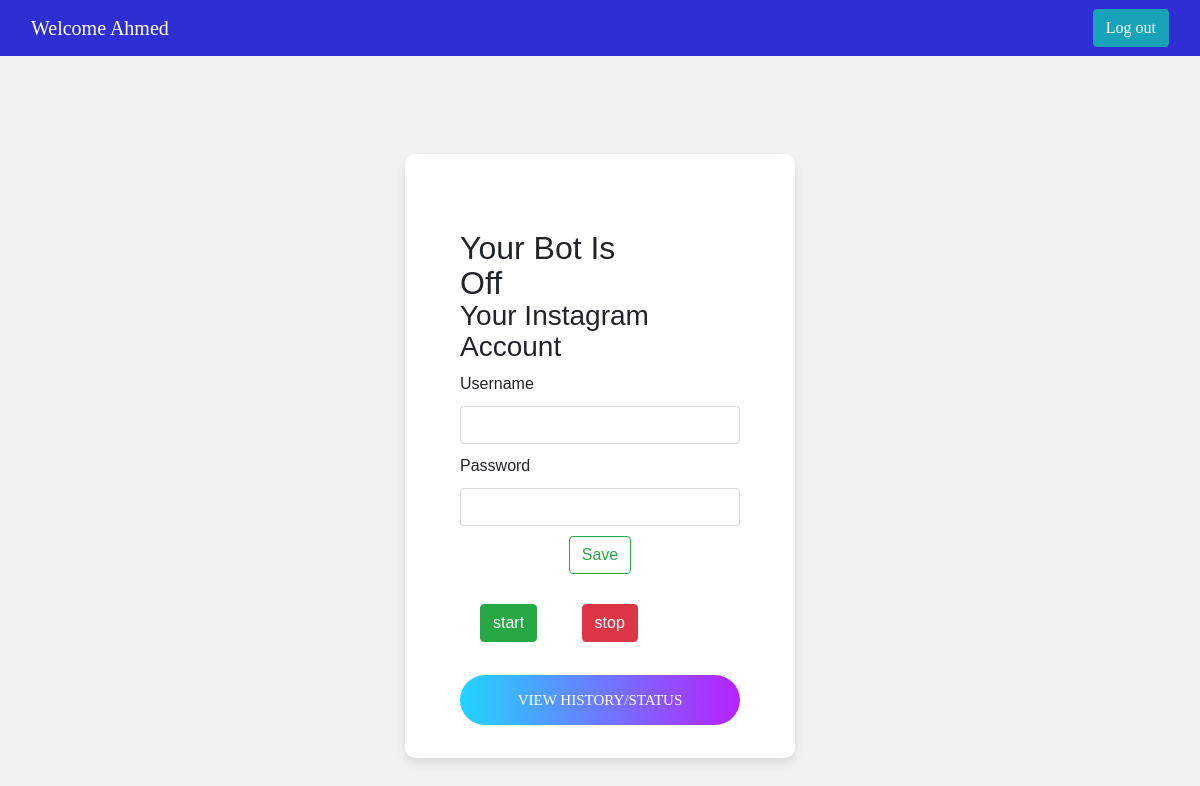
Page /status (signed in) on the earlier database version.
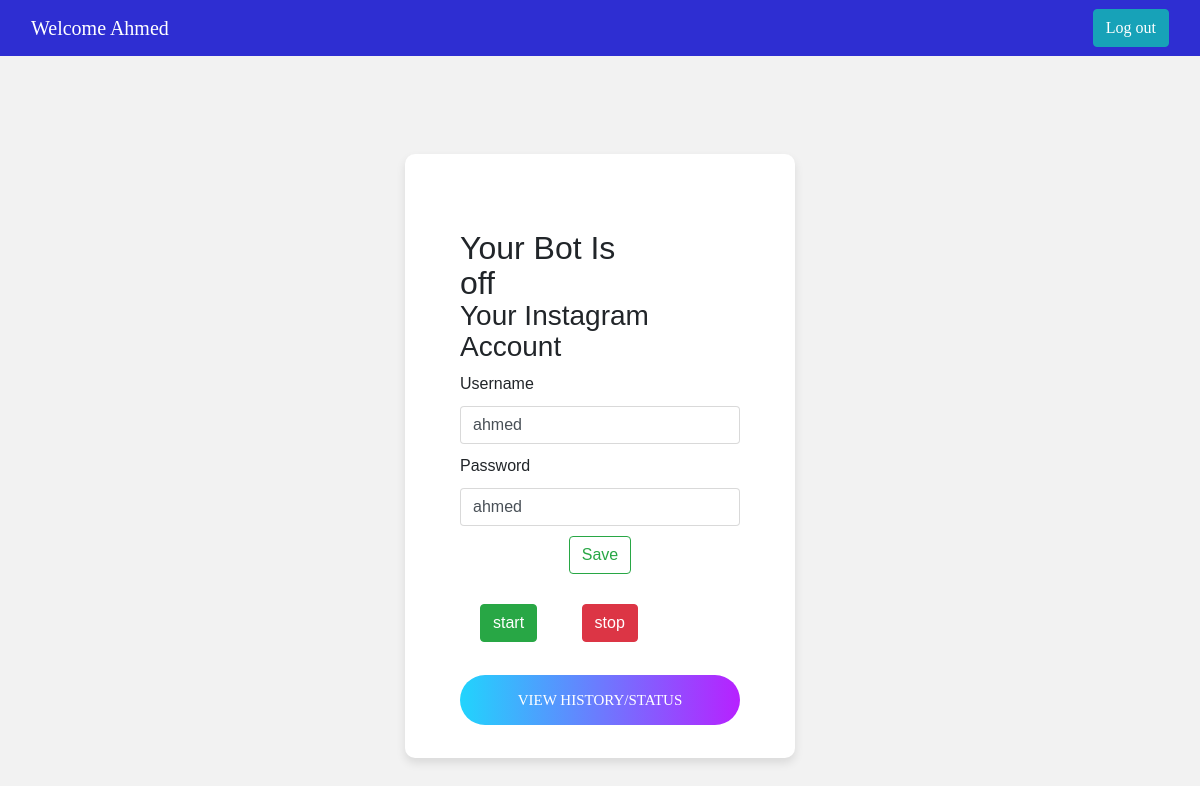
Same page on the later database version.
### insta/models.py (models this page shows)
class Setting(models.Model):
    username = models.CharField(max_length=200, default=None)
    insta_id = models.CharField(max_length=200, default=None)
    insta_pass = models.CharField(max_length=200, default=None)
    status = models.CharField(max_length=200, default="off")

### insta/views.py (the view)
# urls.py: path('status',views.status_page,name="status"),
@login_required(login_url='/')
def status_page(request):
   try:
      obj = Setting.objects.filter(username=request.user).values()[0]
      status= obj['status']
      insta_user=obj['insta_id']
      insta_password=obj["insta_pass"]
      context={"status":status,"insta_id":insta_user,"insta_pass":insta_password}
   except:
      context={"status":"Off","insta_id":"","insta_pass":""}
   return render(request,'status.html',context)

### insta/templates/status.html (shortened to what this page needs)
<!DOCTYPE html>
<html lang="en">
<head>
    <link rel="stylesheet" type="text/css" href="../static/vendor/bootstrap/css/bootstrap.min.css">
    <link rel="stylesheet" type="text/css" href="../static/fonts/font-awesome-4.7.0/css/font-awesome.min.css">
    <link rel="stylesheet" type="text/css" href="../static/fonts/iconic/css/material-design-iconic-font.min.css">
    <link rel="stylesheet" type="text/css" href="../static/vendor/animate/animate.css">
    <link rel="stylesheet" type="text/css" href="../static/vendor/css-hamburgers/hamburgers.min.css">
    <link rel="stylesheet" type="text/css" href="../static/vendor/animsition/css/animsition.min.css">
    <link rel="stylesheet" type="text/css" href="../static/vendor/select2/select2.min.css">
    <link rel="stylesheet" type="text/css" href="../static/vendor/daterangepicker/daterangepicker.css">
    <link rel="stylesheet" type="text/css" href="../static/css/util.css">
    <link rel="stylesheet" type="text/css" href="../static/css/main.css">
</head>
<body>
    <nav class="navbar">
        <div class="container-fluid">
            <p class="navbar-brand">
                Welcome Ahmed
            </p>
            <li>
                <a href="{% url 'logout_user' %}" class="btn btn-info btn-md"> Log out</a>
            </li>
        </div>
    </nav>
    <div class="limiter">
        <div class="container-login100">
            <div class="wrap-login100">
                <form class="login100-form validate-form" action="" method="post">
                    <h2>Your Bot Is <br> {{ status }}</h2>
                    <form class="login100-form validate-form" action=" {%url 'save_insta'%} " method="post">
                    <h3 style="margin-bottom: 10px;">Your Instagram Account</h3>
						<div>
						  <span style="margin-top: 10px;" class="input-group-text">Username</span>
						  <input style="margin-top: 10px;margin-bottom:10px;" type="text" class="form-control" name="insta_id" value="{{ insta_id }}" aria-describedby="inputGroup-sizing-default">
						</div>
						<div>
						  <span style="margin-top: 10px;" class="input-group-text">Password</span>
						  <input style="margin-top: 10px;" type="text" class="form-control" name="insta_pass" value="{{ insta_pass }}" aria-describedby="inputGroup-sizing-default">
						</div>
						<div>
						<button style="display: block;
    margin: 0 auto;
    margin-top: 10px;margin-bottom:10px;
    text-align: center;" class="btn btn-outline-success" type="submit">Save</button></div>
					</form>
                    <button type="button" class="btn btn-success" style="margin: 20px;">start</button>
                    <button type="button" class="btn btn-danger" style="margin: 20px;">stop</button> <br>
                    <div class="container-login100-form-btn">
                        <div class="wrap-login100-form-btn">
                            <div class="login100-form-bgbtn"></div>
                            <button class="login100-form-btn" type="submit"
                                onclick="window.location.href = 'home.html'">View History/status</button>
                        </div>
                    </div>
                </form>
            </div>
            </div>
        </div>
</body>
</html>

Differences in the rows shown:
added Setting: status "off", insta_id "ahmed", insta_pass "ahmed"
Other differences:
{{ status }}: "Off" → (not shown)
